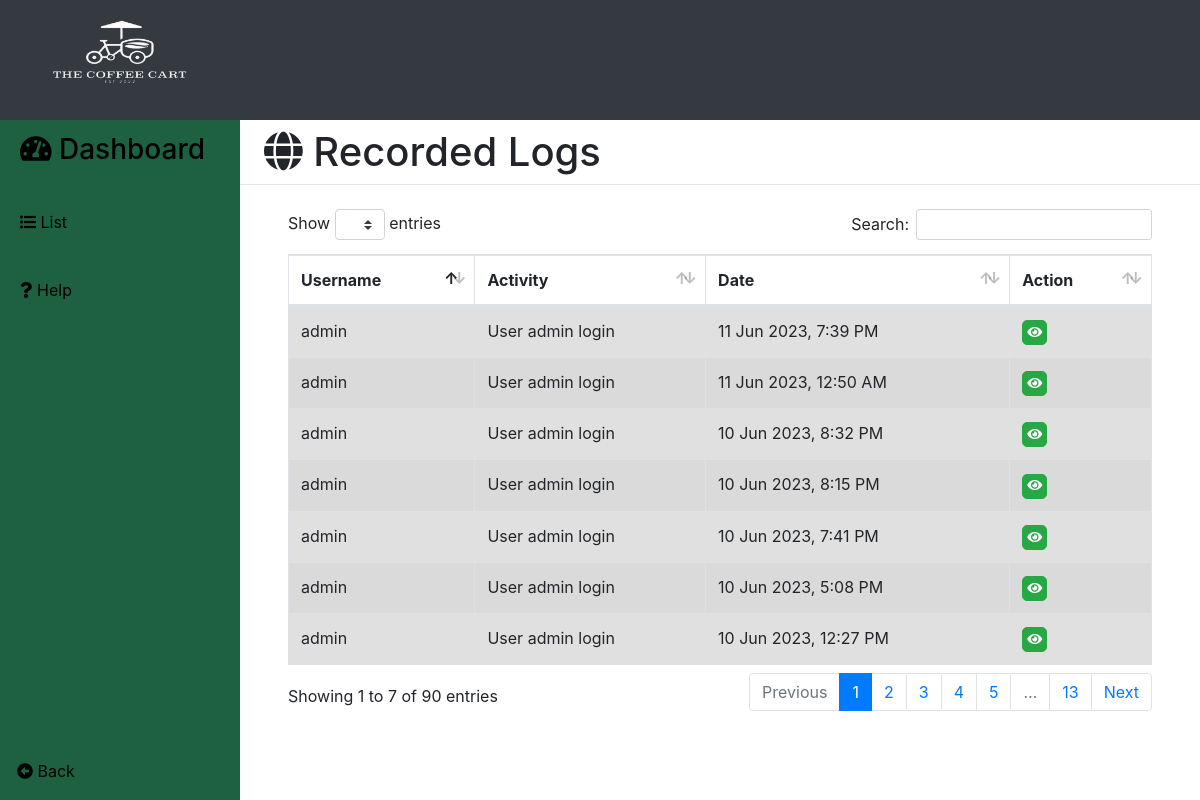
Page /logs/logs.php (signed in) on the committed database.
### tables this page shows
CREATE TABLE `logs` (
  `id` int(11) NOT NULL AUTO_INCREMENT,
  `username` varchar(30) NOT NULL,
  `purpose` varchar(30) NOT NULL,
  `logs_time` datetime NOT NULL DEFAULT current_timestamp(),
  PRIMARY KEY (`id`),
  KEY `username` (`username`)
);

### logs/logs.php (the view, shortened to what this page needs)
<?php
	include("../server/connection.php");
	$sql = "SELECT * FROM logs ORDER BY id DESC";
	$result	= mysqli_query($db, $sql);
	?>
<!DOCTYPE html>
<html>
<head>
	<?php include('../templates/head1.php');?>
</head>
<body>
	<div class="contain h-100">
		<?php include('../logs/base.php');?>
		<div>
			<h1 class="ml-4 pt-2"><i class="fas fa-globe"></i> Recorded Logs</h1>
			<hr class="mt-0 mb-0">
			<div class="table-responsive mt-4 pl-5 pr-5">
				<table class="table table-striped table-bordered" id="logs_table" style="margin-top: -22px;">
				<thead>
					<tr>
						<th scope="col" class="column-text">Username</th>
						<th scope="col" class="column-text">Activity</th>
						<th scope="col" class="column-text">Date</th>
						<th scope="col" class="column-text">Action</th>
					</tr>
				</thead>
				<tbody class="table-hover">
					<?php
						while($row = mysqli_fetch_assoc($result)){
				  	?>
					<tr class="table-active">
						<td><?php echo $row['username'];?></td>
						<td><?php echo $row['purpose'];?></td>
						<td><?php echo date('d M Y, g:i A', strtotime($row['logs_time']));?></td>
						<td>
							<button type="button" name="view" value="View" style='font-size:10px; border-radius:5px;padding:4px;' id="<?php echo $row['id'];?>" class="btn btn-success btn-xs view_data"><i class="fas fa-eye fa-lg"></i></button>
						</td>
					</tr>
					<?php } ?>
				</tbody>
			</table>
			</div>
		</div>
	</div>
</body>
</html>

### rows in the picture
logs: username "admin", purpose "User admin login", logs_time "11 Jun 2023, 7:39 PM"
logs: username "admin", purpose "User admin login", logs_time "11 Jun 2023, 12:50 AM"
logs: username "admin", purpose "User admin login", logs_time "10 Jun 2023, 8:32 PM"
logs: username "admin", purpose "User admin login", logs_time "10 Jun 2023, 8:15 PM"
logs: username "admin", purpose "User admin login", logs_time "10 Jun 2023, 7:41 PM"
logs: username "admin", purpose "User admin login", logs_time "10 Jun 2023, 5:08 PM"
logs: username "admin", purpose "User admin login", logs_time "10 Jun 2023, 12:27 PM"
